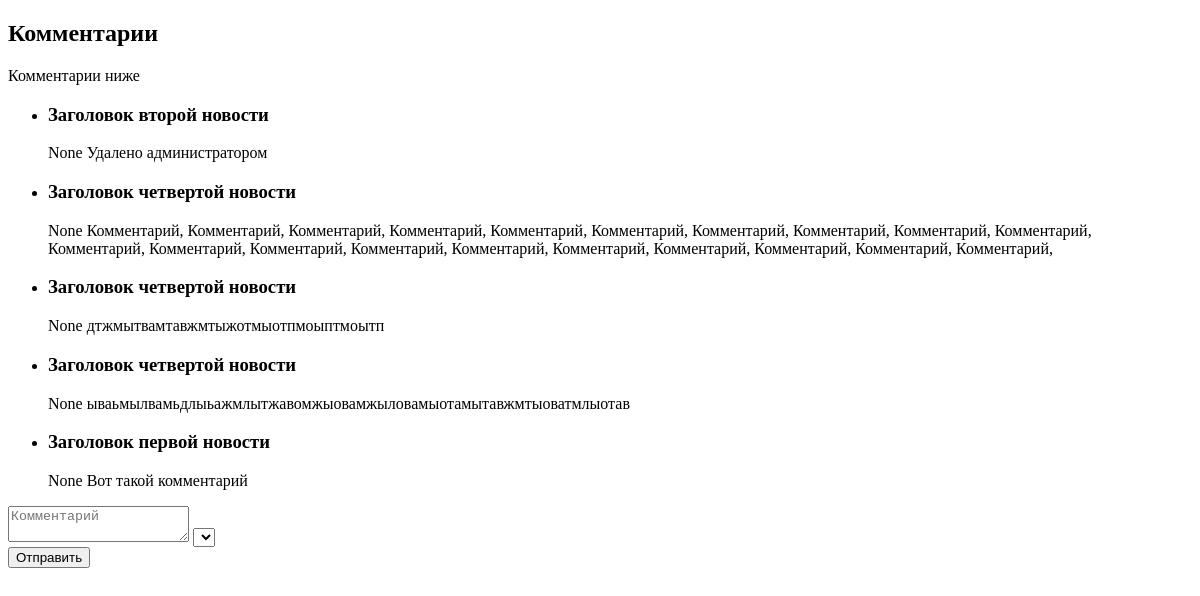
Before: /news/comments/ with the older database file.
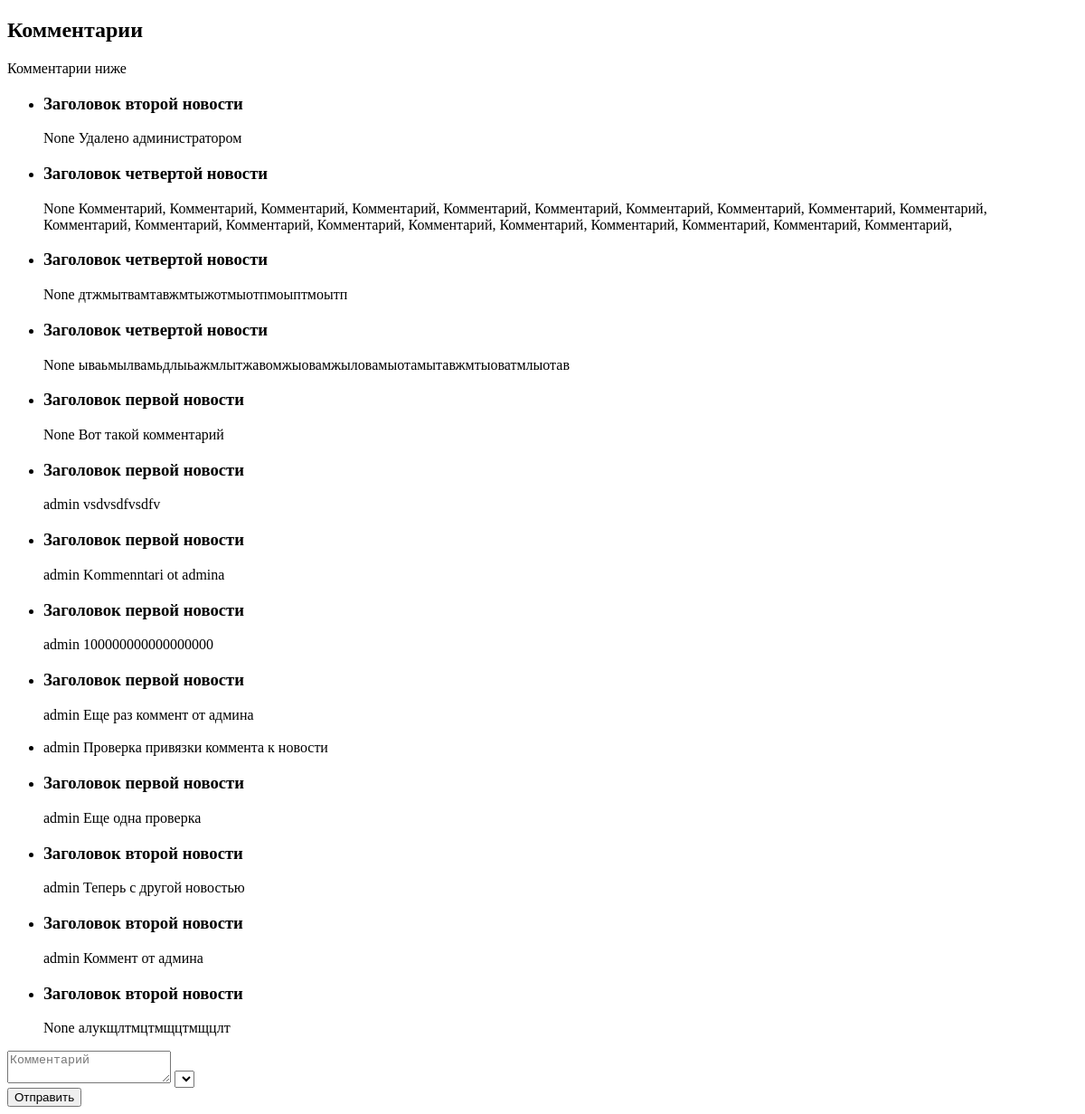
After: the same page with the newer database file.
### news/models.py (models this page shows)
class Comment(models.Model):
    user = models.ForeignKey(
        User,
        verbose_name='Пользователь',
        default=None, null=True,
        on_delete=models.CASCADE,
        related_name='user'
    )
    anonusername = models.CharField(verbose_name='Имя пользователя', max_length=100)
    comment = models.TextField(verbose_name='Комментарий', max_length=1000)
    news = models.ForeignKey(
        'News',
        verbose_name='Новость',
        default=None, null=True,
        on_delete=models.CASCADE,
        related_name='news'
    )

class News(models.Model):
    title = models.CharField(verbose_name='Заголовок', max_length=100)
    content = models.CharField(verbose_name='Содержание', max_length=100)
    created_at = models.DateTimeField(verbose_name='Дата создания', auto_now_add=True)
    updated_at = models.DateTimeField(verbose_name='Дата обновления', auto_now=True)
    interest = models.BooleanField(verbose_name='Активность', default=False)

### news/views.py (the view)
# urls.py: path('news/comments/', views.CommentListView.as_view(), name='comment_list'),
class CommentListView(generic.ListView):
    model = Comment
    template_name = 'news_detail.html'
    context_object_name = 'comment_list'

### news/templates/news/comment_list.html (shortened to what this page needs)
<!DOCTYPE html>
<html lang="ru">
<head>
</head>
<body>
    <div>
        <h2>Комментарии</h2>
            {% if comment_list %}
            <p>Комментарии ниже</p>
                <ul>
                    {% for comment in comment_list %}
                                <li>
                                    <h3>{{ comment.news.title }}</h3>
                                        {{ comment.user }}
                                        {{ comment.comment }}
                                </li>
                    {% endfor %}
                </ul>
            {% else %}
                <p>Комментариев пока нет</p>
            {% endif %}
        <form method="post">
            <div>
                <textarea placeholder="Комментарий"></textarea>
                <select></select>
            </div>
            <button type="submit">Отправить</button>
        </form>
    </div>
</body>
</html>

Changed rows visible on the page:
added Comment: news "Заголовок первой новости", user "admin", comment "vsdvsdfvsdfv"
added Comment: news "Заголовок первой новости", user "admin", comment "Kommenntari ot admina"
added Comment: news "Заголовок первой новости", user "admin", comment "100000000000000000"
added Comment: news "Заголовок первой новости", user "admin", comment "Еще раз коммент от админа"
added Comment: user "admin", comment "Проверка привязки коммента к новости"
added Comment: news "Заголовок первой новости", user "admin", comment "Еще одна проверка"
added Comment: news "Заголовок второй новости", user "admin", comment "Теперь с другой новостью"
added Comment: news "Заголовок второй новости", user "admin", comment "Коммент от админа"
added Comment: news "Заголовок второй новости", user "None", comment "алукщлтмцтмщцтмщцлт"
